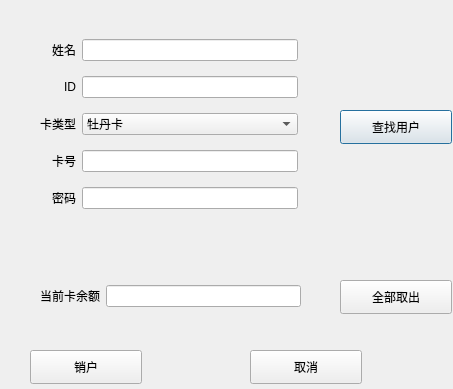
<?xml version="1.0" encoding="UTF-8"?>
<ui version="4.0">
 <class>deleteaccount</class>
 <widget class="QDialog" name="deleteaccount">
  <property name="geometry">
   <rect>
    <x>0</x>
    <y>0</y>
    <width>453</width>
    <height>389</height>
   </rect>
  </property>
  <property name="windowTitle">
   <string>销户</string>
  </property>
  <widget class="QPushButton" name="find">
   <property name="geometry">
    <rect>
     <x>340</x>
     <y>110</y>
     <width>112</width>
     <height>34</height>
    </rect>
   </property>
   <property name="text">
    <string>查找用户</string>
   </property>
  </widget>
  <widget class="QPushButton" name="qukuan">
   <property name="geometry">
    <rect>
     <x>340</x>
     <y>280</y>
     <width>112</width>
     <height>34</height>
    </rect>
   </property>
   <property name="text">
    <string>全部取出</string>
   </property>
  </widget>
  <widget class="QWidget" name="layoutWidget">
   <property name="geometry">
    <rect>
     <x>40</x>
     <y>30</y>
     <width>258</width>
     <height>189</height>
    </rect>
   </property>
   <layout class="QGridLayout" name="gridLayout">
    <item row="3" column="0">
     <widget class="QLabel" name="label_3">
      <property name="text">
       <string>卡号</string>
      </property>
      <property name="alignment">
       <set>Qt::AlignRight|Qt::AlignTrailing|Qt::AlignVCenter</set>
      </property>
     </widget>
    </item>
    <item row="2" column="1">
     <widget class="QComboBox" name="comboBox">
      <item>
       <property name="text">
        <string>牡丹卡</string>
       </property>
      </item>
      <item>
       <property name="text">
        <string>玫瑰卡</string>
       </property>
      </item>
     </widget>
    </item>
    <item row="1" column="1">
     <widget class="QLineEdit" name="ID"/>
    </item>
    <item row="4" column="0">
     <widget class="QLabel" name="label_4">
      <property name="text">
       <string>密码</string>
      </property>
      <property name="alignment">
       <set>Qt::AlignRight|Qt::AlignTrailing|Qt::AlignVCenter</set>
      </property>
     </widget>
    </item>
    <item row="2" column="0">
     <widget class="QLabel" name="label_6">
      <property name="text">
       <string>卡类型</string>
      </property>
      <property name="alignment">
       <set>Qt::AlignRight|Qt::AlignTrailing|Qt::AlignVCenter</set>
      </property>
     </widget>
    </item>
    <item row="1" column="0">
     <widget class="QLabel" name="label_2">
      <property name="text">
       <string>ID</string>
      </property>
      <property name="alignment">
       <set>Qt::AlignRight|Qt::AlignTrailing|Qt::AlignVCenter</set>
      </property>
     </widget>
    </item>
    <item row="3" column="1">
     <widget class="QLineEdit" name="cardid"/>
    </item>
    <item row="0" column="1">
     <widget class="QLineEdit" name="name"/>
    </item>
    <item row="0" column="0">
     <widget class="QLabel" name="label">
      <property name="text">
       <string>姓名</string>
      </property>
      <property name="alignment">
       <set>Qt::AlignRight|Qt::AlignTrailing|Qt::AlignVCenter</set>
      </property>
     </widget>
    </item>
    <item row="4" column="1">
     <widget class="QLineEdit" name="pwd">
      <property name="echoMode">
       <enum>QLineEdit::Password</enum>
      </property>
     </widget>
    </item>
   </layout>
  </widget>
  <widget class="QWidget" name="layoutWidget">
   <property name="geometry">
    <rect>
     <x>40</x>
     <y>281</y>
     <width>261</width>
     <height>31</height>
    </rect>
   </property>
   <layout class="QGridLayout" name="gridLayout_3">
    <item row="0" column="0">
     <widget class="QLabel" name="label_5">
      <property name="text">
       <string>当前卡余额</string>
      </property>
     </widget>
    </item>
    <item row="0" column="1">
     <widget class="QLineEdit" name="yue">
      <property name="readOnly">
       <bool>true</bool>
      </property>
     </widget>
    </item>
   </layout>
  </widget>
  <widget class="QPushButton" name="xiaohu">
   <property name="geometry">
    <rect>
     <x>30</x>
     <y>350</y>
     <width>112</width>
     <height>34</height>
    </rect>
   </property>
   <property name="text">
    <string>销户</string>
   </property>
  </widget>
  <widget class="QPushButton" name="quxiao">
   <property name="geometry">
    <rect>
     <x>250</x>
     <y>350</y>
     <width>112</width>
     <height>34</height>
    </rect>
   </property>
   <property name="text">
    <string>取消</string>
   </property>
  </widget>
 </widget>
 <resources/>
 <connections/>
</ui>
